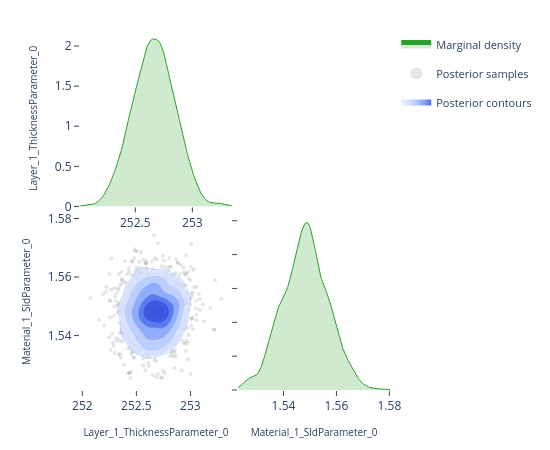

Here is the notebook cell this chart was saved with:
### Code cell
# ---- Pairwise focus: thickness vs SLD ---------------------------------------
# A 2-parameter corner plot zooms in on the joint posterior for a specific
# pair.  This is the same view the EasyReflectometryApp's "2D Heatmap"
# sub-tab uses to inspect parameter degeneracies.


params_of_interest = ['Layer_1_ThicknessParameter_0', 'Material_1_SldParameter_0']
idx = [posterior.param_names.index(p) for p in params_of_interest]
subset_draws = np.asarray(posterior.draws)[:, idx]

fig = plot_corner(subset_draws, params_of_interest)
fig.show()

### Figure 1 — Plotly figure (JSON) as saved in the notebook; plotly's stock layout.template omitted (floating-point values rounded to 4 significant figures; data arrays with more than 128 entries replaced by an {"elided": "..."} marker saying what was removed)
{"data": [{"fill": "tozeroy", "fillcolor": "rgba(44, 160, 44, 0.22)", "hoverinfo": "skip", "legendgroup": "marginal", "line": {"color": "rgb(44, 160, 44)", "width": 1}, "mode": "lines", "name": "Marginal density", "showlegend": true, "type": "scatter", "x": {"elided": "256 float values"}, "xaxis": "x", "y": {"elided": "256 float values"}, "yaxis": "y"}, {"hoverinfo": "skip", "legendgroup": "scatter", "marker": {"color": "rgba(140, 140, 140, 0.22)", "size": 4}, "mode": "markers", "name": "Posterior samples", "showlegend": true, "type": "scatter", "x": {"elided": "880 float values"}, "xaxis": "x3", "y": {"elided": "880 float values"}, "yaxis": "y3", "zorder": 0}, {"colorscale": [[0.0, "rgba(224, 233, 255, 0.62)"], [0.35, "rgba(183, 203, 255, 0.70)"], [0.6, "rgba(138, 169, 252, 0.78)"], [0.82, "rgba(96, 131, 242, 0.84)"], [1.0, "rgba(58, 86, 224, 0.90)"]], "connectgaps": false, "contours": {"coloring": "fill", "end": 99.61, "showlabels": false, "showlines": false, "size": 15.73, "start": 20.97}, "hoverinfo": "skip", "legendgroup": "contour", "name": "Posterior contours", "showlegend": true, "showscale": false, "type": "contour", "x": [252.0, 252.0, 252.0, 252.1, 252.1, 252.1, 252.1, 252.1, 252.2, 252.2, 252.2, 252.2, 252.2, 252.2, 252.3, 252.3, 252.3, 252.3, 252.3, 252.3, 252.4, 252.4, 252.4, 252.4, 252.4, 252.4, 252.5, 252.5, 252.5, 252.5, 252.5, 252.5, 252.6, 252.6, 252.6, 252.6, 252.6, 252.6, 252.7, 252.7, 252.7, 252.7, 252.7, 252.7, 252.8, 252.8, 252.8, 252.8, 252.8, 252.8, 252.9, 252.9, 252.9, 252.9, 252.9, 252.9, 253.0, 253.0, 253.0, 253.0, 253.0, 253.0, 253.1, 253.1, 253.1, 253.1, 253.1, 253.1, 253.2, 253.2, 253.2, 253.2, 253.2, 253.2, 253.3, 253.3, 253.3, 253.3, 253.3, 253.3], "xaxis": "x3", "y": [1.523, 1.524, 1.524, 1.525, 1.526, 1.526, 1.527, 1.528, 1.529, 1.529, 1.53, 1.531, 1.532, 1.532, 1.533, 1.534, 1.534, 1.535, 1.536, 1.537, 1.537, 1.538, 1.539, 1.54, 1.54, 1.541, 1.542, 1.542, 1.543, 1.544, 1.545, 1.545, 1.546, 1.547, 1.548, 1.548, 1.549, 1.55, 1.55, 1.551, 1.552, 1.553, 1.553, 1.554, 1.555, 1.556, 1.556, 1.557, 1.558, 1.558, 1.559, 1.56, 1.561, 1.561, 1.562, 1.563, 1.564, 1.564, 1.565, 1.566, 1.566, 1.567, 1.568, 1.569, 1.569, 1.57, 1.571, 1.572, 1.572, 1.573, 1.574, 1.574, 1.575, 1.576, 1.577, 1.577, 1.578, 1.579, 1.58, 1.58], "yaxis": "y3", "z": {"elided": "80x80 float values"}, "zmax": 99.61, "zmin": 20.97, "zorder": 1}, {"colorscale": [[0.0, "rgba(183, 203, 255, 0.94)"], [0.35, "rgba(183, 203, 255, 0.94)"], [0.35, "rgba(138, 169, 252, 0.95)"], [0.6, "rgba(138, 169, 252, 0.95)"], [0.6, "rgba(96, 131, 242, 0.96)"], [0.82, "rgba(96, 131, 242, 0.96)"], [0.82, "rgba(58, 86, 224, 0.98)"], [1.0, "rgba(58, 86, 224, 0.98)"]], "contours": {"coloring": "lines", "end": 99.61, "showlabels": false, "size": 15.73, "start": 20.97}, "hoverinfo": "skip", "legendgroup": "contour", "line": {"width": 0.9}, "showlegend": false, "showscale": false, "type": "contour", "x": [252.0, 252.0, 252.0, 252.1, 252.1, 252.1, 252.1, 252.1, 252.2, 252.2, 252.2, 252.2, 252.2, 252.2, 252.3, 252.3, 252.3, 252.3, 252.3, 252.3, 252.4, 252.4, 252.4, 252.4, 252.4, 252.4, 252.5, 252.5, 252.5, 252.5, 252.5, 252.5, 252.6, 252.6, 252.6, 252.6, 252.6, 252.6, 252.7, 252.7, 252.7, 252.7, 252.7, 252.7, 252.8, 252.8, 252.8, 252.8, 252.8, 252.8, 252.9, 252.9, 252.9, 252.9, 252.9, 252.9, 253.0, 253.0, 253.0, 253.0, 253.0, 253.0, 253.1, 253.1, 253.1, 253.1, 253.1, 253.1, 253.2, 253.2, 253.2, 253.2, 253.2, 253.2, 253.3, 253.3, 253.3, 253.3, 253.3, 253.3], "xaxis": "x3", "y": [1.523, 1.524, 1.524, 1.525, 1.526, 1.526, 1.527, 1.528, 1.529, 1.529, 1.53, 1.531, 1.532, 1.532, 1.533, 1.534, 1.534, 1.535, 1.536, 1.537, 1.537, 1.538, 1.539, 1.54, 1.54, 1.541, 1.542, 1.542, 1.543, 1.544, 1.545, 1.545, 1.546, 1.547, 1.548, 1.548, 1.549, 1.55, 1.55, 1.551, 1.552, 1.553, 1.553, 1.554, 1.555, 1.556, 1.556, 1.557, 1.558, 1.558, 1.559, 1.56, 1.561, 1.561, 1.562, 1.563, 1.564, 1.564, 1.565, 1.566, 1.566, 1.567, 1.568, 1.569, 1.569, 1.57, 1.571, 1.572, 1.572, 1.573, 1.574, 1.574, 1.575, 1.576, 1.577, 1.577, 1.578, 1.579, 1.58, 1.58], "yaxis": "y3", "z": {"elided": "80x80 float values"}, "zmax": 99.61, "zmin": 20.97, "zorder": 2}, {"fill": "tozeroy", "fillcolor": "rgba(44, 160, 44, 0.22)", "hoverinfo": "skip", "legendgroup": "marginal", "line": {"color": "rgb(44, 160, 44)", "width": 1}, "mode": "lines", "name": "Marginal density", "showlegend": false, "type": "scatter", "x": {"elided": "256 float values"}, "xaxis": "x4", "y": {"elided": "256 float values"}, "yaxis": "y4"}], "layout": {"height": 450, "legend": {"font": {"size": 11}, "itemsizing": "constant", "orientation": "v", "x": 1.02, "xanchor": "left", "y": 1.0, "yanchor": "top"}, "margin": {"b": 60, "l": 80, "r": 160, "t": 30}, "plot_bgcolor": "white", "showlegend": true, "width": 550, "xaxis": {"anchor": "y", "domain": [0.0, 0.49], "showgrid": false, "ticks": "outside", "zeroline": false}, "xaxis2": {"anchor": "y2", "domain": [0.51, 1.0], "showgrid": false, "ticks": "outside", "visible": false, "zeroline": false}, "xaxis3": {"anchor": "y3", "domain": [0.0, 0.49], "showgrid": false, "ticks": "outside", "title": {"font": {"size": 10}, "text": "Layer_1_ThicknessParameter_0"}, "zeroline": false}, "xaxis4": {"anchor": "y4", "domain": [0.51, 1.0], "showgrid": false, "ticks": "outside", "title": {"font": {"size": 10}, "text": "Material_1_SldParameter_0"}, "zeroline": false}, "yaxis": {"anchor": "x", "domain": [0.51, 1.0], "showgrid": false, "ticks": "outside", "title": {"font": {"size": 10}, "text": "Layer_1_ThicknessParameter_0"}, "zeroline": false}, "yaxis2": {"anchor": "x2", "domain": [0.51, 1.0], "showgrid": false, "ticks": "outside", "visible": false, "zeroline": false}, "yaxis3": {"anchor": "x3", "domain": [0.0, 0.49], "showgrid": false, "ticks": "outside", "title": {"font": {"size": 10}, "text": "Material_1_SldParameter_0"}, "zeroline": false}, "yaxis4": {"anchor": "x4", "domain": [0.0, 0.49], "showgrid": false, "showticklabels": false, "ticks": "outside", "zeroline": false}}}
